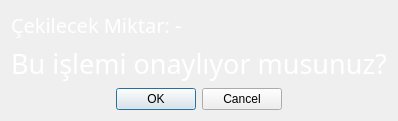
<?xml version="1.0" encoding="UTF-8"?>
<ui version="4.0">
 <class>withdrawApprovalClass</class>
 <widget class="QDialog" name="withdrawApprovalClass">
  <property name="geometry">
   <rect>
    <x>0</x>
    <y>0</y>
    <width>343</width>
    <height>111</height>
   </rect>
  </property>
  <property name="windowTitle">
   <string>withdrawApproval</string>
  </property>
  <layout class="QGridLayout" name="gridLayout">
   <item row="0" column="0">
    <layout class="QVBoxLayout" name="verticalLayout">
     <item>
      <widget class="QLabel" name="withdrawInfoLabel">
       <property name="font">
        <font>
         <family>Gill Sans MT</family>
         <pointsize>15</pointsize>
         <bold>false</bold>
        </font>
       </property>
       <property name="styleSheet">
        <string notr="true">color: rgb(255, 255, 255);</string>
       </property>
       <property name="text">
        <string>Çekilecek Miktar: -</string>
       </property>
       <property name="alignment">
        <set>Qt::AlignmentFlag::AlignLeading|Qt::AlignmentFlag::AlignLeft|Qt::AlignmentFlag::AlignVCenter</set>
       </property>
      </widget>
     </item>
     <item>
      <widget class="QLabel" name="label_2">
       <property name="font">
        <font>
         <family>Gill Sans MT</family>
         <pointsize>20</pointsize>
         <bold>false</bold>
        </font>
       </property>
       <property name="styleSheet">
        <string notr="true">color: rgb(255, 255, 255);</string>
       </property>
       <property name="text">
        <string>Bu işlemi onaylıyor musunuz?</string>
       </property>
       <property name="alignment">
        <set>Qt::AlignmentFlag::AlignCenter</set>
       </property>
      </widget>
     </item>
     <item>
      <widget class="QDialogButtonBox" name="buttonBox">
       <property name="styleSheet">
        <string notr="true"/>
       </property>
       <property name="orientation">
        <enum>Qt::Orientation::Horizontal</enum>
       </property>
       <property name="standardButtons">
        <set>QDialogButtonBox::StandardButton::Cancel|QDialogButtonBox::StandardButton::Ok</set>
       </property>
       <property name="centerButtons">
        <bool>true</bool>
       </property>
      </widget>
     </item>
    </layout>
   </item>
  </layout>
 </widget>
 <layoutdefault spacing="6" margin="11"/>
 <resources/>
 <connections/>
</ui>
